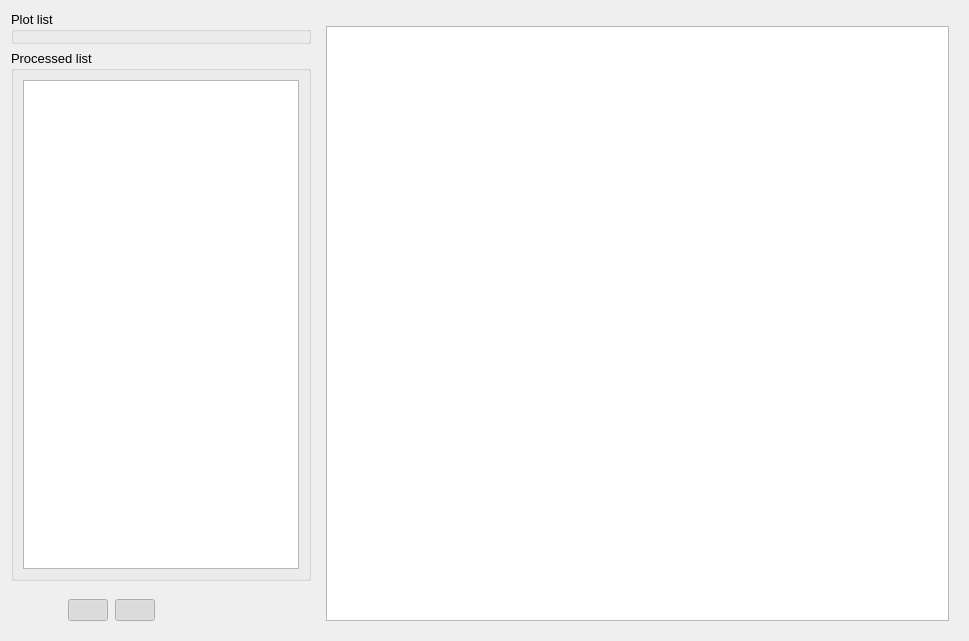
<?xml version="1.0" encoding="UTF-8"?>
<ui version="4.0">
 <class>SpcWin</class>
 <widget class="QWidget" name="SpcWin">
  <property name="geometry">
   <rect>
    <x>0</x>
    <y>0</y>
    <width>969</width>
    <height>641</height>
   </rect>
  </property>
  <property name="minimumSize">
   <size>
    <width>0</width>
    <height>0</height>
   </size>
  </property>
  <property name="windowTitle">
   <string>Spc Window</string>
  </property>
  <property name="windowIcon">
   <iconset resource="logo.qrc">
    <normaloff>:/menuIcon/data/panda_1.png</normaloff>
    <normalon>:/menuIcon/data/panda_2.png</normalon>:/menuIcon/data/panda_1.png</iconset>
  </property>
  <layout class="QGridLayout" name="gridLayout_3">
   <item row="3" column="0">
    <widget class="QWidget" name="widget_2" native="true">
     <property name="sizePolicy">
      <sizepolicy hsizetype="Preferred" vsizetype="Maximum">
       <horstretch>0</horstretch>
       <verstretch>0</verstretch>
      </sizepolicy>
     </property>
     <property name="minimumSize">
      <size>
       <width>300</width>
       <height>0</height>
      </size>
     </property>
     <property name="maximumSize">
      <size>
       <width>300</width>
       <height>16777215</height>
      </size>
     </property>
     <layout class="QGridLayout" name="gridLayout">
      <property name="topMargin">
       <number>6</number>
      </property>
      <item row="0" column="1">
       <widget class="QPushButton" name="pushButton_All1">
        <property name="sizePolicy">
         <sizepolicy hsizetype="Maximum" vsizetype="Fixed">
          <horstretch>0</horstretch>
          <verstretch>0</verstretch>
         </sizepolicy>
        </property>
        <property name="toolTip">
         <string>Check/Uncheck all in plot list</string>
        </property>
        <property name="text">
         <string/>
        </property>
        <property name="icon">
         <iconset resource="logo.qrc">
          <normaloff>:/toolbar/data/All_1.png</normaloff>:/toolbar/data/All_1.png</iconset>
        </property>
        <property name="checkable">
         <bool>true</bool>
        </property>
        <property name="checked">
         <bool>true</bool>
        </property>
        <property name="flat">
         <bool>true</bool>
        </property>
       </widget>
      </item>
      <item row="0" column="5">
       <widget class="QPushButton" name="pushButton_yScale">
        <property name="sizePolicy">
         <sizepolicy hsizetype="Maximum" vsizetype="Fixed">
          <horstretch>0</horstretch>
          <verstretch>0</verstretch>
         </sizepolicy>
        </property>
        <property name="toolTip">
         <string>Auto-scale y</string>
        </property>
        <property name="text">
         <string/>
        </property>
        <property name="icon">
         <iconset resource="logo.qrc">
          <normaloff>:/toolbar/data/up_down.png</normaloff>:/toolbar/data/up_down.png</iconset>
        </property>
        <property name="iconSize">
         <size>
          <width>24</width>
          <height>24</height>
         </size>
        </property>
        <property name="flat">
         <bool>true</bool>
        </property>
       </widget>
      </item>
      <item row="0" column="0">
       <widget class="QPushButton" name="pushButton_Saveas">
        <property name="sizePolicy">
         <sizepolicy hsizetype="Maximum" vsizetype="Fixed">
          <horstretch>0</horstretch>
          <verstretch>0</verstretch>
         </sizepolicy>
        </property>
        <property name="toolTip">
         <string>Batch save as processed list</string>
        </property>
        <property name="text">
         <string/>
        </property>
        <property name="icon">
         <iconset resource="logo.qrc">
          <normaloff>:/toolbar/data/saveas.png</normaloff>:/toolbar/data/saveas.png</iconset>
        </property>
        <property name="flat">
         <bool>true</bool>
        </property>
       </widget>
      </item>
      <item row="0" column="4">
       <widget class="QPushButton" name="pushButton_xScale">
        <property name="sizePolicy">
         <sizepolicy hsizetype="Maximum" vsizetype="Fixed">
          <horstretch>0</horstretch>
          <verstretch>0</verstretch>
         </sizepolicy>
        </property>
        <property name="toolTip">
         <string>Auto-scale x</string>
        </property>
        <property name="text">
         <string/>
        </property>
        <property name="icon">
         <iconset resource="logo.qrc">
          <normaloff>:/toolbar/data/left_right.png</normaloff>:/toolbar/data/left_right.png</iconset>
        </property>
        <property name="iconSize">
         <size>
          <width>24</width>
          <height>24</height>
         </size>
        </property>
        <property name="flat">
         <bool>true</bool>
        </property>
       </widget>
      </item>
      <item row="0" column="2">
       <widget class="QPushButton" name="pushButton_All2">
        <property name="sizePolicy">
         <sizepolicy hsizetype="Maximum" vsizetype="Fixed">
          <horstretch>0</horstretch>
          <verstretch>0</verstretch>
         </sizepolicy>
        </property>
        <property name="toolTip">
         <string>Check/Uncheck all in processed list</string>
        </property>
        <property name="text">
         <string/>
        </property>
        <property name="icon">
         <iconset resource="logo.qrc">
          <normaloff>:/toolbar/data/All_2.png</normaloff>:/toolbar/data/All_2.png</iconset>
        </property>
        <property name="checkable">
         <bool>true</bool>
        </property>
        <property name="checked">
         <bool>true</bool>
        </property>
        <property name="flat">
         <bool>true</bool>
        </property>
       </widget>
      </item>
      <item row="0" column="3">
       <widget class="QPushButton" name="pushButton_Scanner">
        <property name="sizePolicy">
         <sizepolicy hsizetype="Maximum" vsizetype="Fixed">
          <horstretch>0</horstretch>
          <verstretch>0</verstretch>
         </sizepolicy>
        </property>
        <property name="toolTip">
         <string>Show/Hide scanner</string>
        </property>
        <property name="text">
         <string/>
        </property>
        <property name="icon">
         <iconset resource="logo.qrc">
          <normaloff>:/toolbar/data/scanner.png</normaloff>:/toolbar/data/scanner.png</iconset>
        </property>
        <property name="iconSize">
         <size>
          <width>24</width>
          <height>24</height>
         </size>
        </property>
        <property name="checkable">
         <bool>true</bool>
        </property>
        <property name="flat">
         <bool>true</bool>
        </property>
       </widget>
      </item>
     </layout>
    </widget>
   </item>
   <item row="0" column="0">
    <widget class="QGroupBox" name="groupBox">
     <property name="minimumSize">
      <size>
       <width>300</width>
       <height>0</height>
      </size>
     </property>
     <property name="maximumSize">
      <size>
       <width>300</width>
       <height>16777215</height>
      </size>
     </property>
     <property name="font">
      <font>
       <pointsize>10</pointsize>
      </font>
     </property>
     <property name="title">
      <string>Plot list</string>
     </property>
     <property name="checkable">
      <bool>false</bool>
     </property>
    </widget>
   </item>
   <item row="0" column="1" rowspan="4">
    <widget class="QWidget" name="widget" native="true">
     <layout class="QGridLayout" name="gridLayout_2">
      <item row="1" column="0">
       <widget class="QWidget" name="widget_plot" native="true">
        <widget class="QScrollBar" name="scrollBar_ptnum">
         <property name="geometry">
          <rect>
           <x>510</x>
           <y>10</y>
           <width>64</width>
           <height>21</height>
          </rect>
         </property>
         <property name="orientation">
          <enum>Qt::Horizontal</enum>
         </property>
        </widget>
        <widget class="QLabel" name="label_ptnum">
         <property name="geometry">
          <rect>
           <x>320</x>
           <y>10</y>
           <width>56</width>
           <height>21</height>
          </rect>
         </property>
         <property name="sizePolicy">
          <sizepolicy hsizetype="Maximum" vsizetype="Preferred">
           <horstretch>0</horstretch>
           <verstretch>0</verstretch>
          </sizepolicy>
         </property>
         <property name="font">
          <font>
           <pointsize>10</pointsize>
          </font>
         </property>
         <property name="layoutDirection">
          <enum>Qt::RightToLeft</enum>
         </property>
         <property name="text">
          <string>Point#:</string>
         </property>
        </widget>
        <widget class="QLabel" name="label_num">
         <property name="geometry">
          <rect>
           <x>350</x>
           <y>0</y>
           <width>161</width>
           <height>33</height>
          </rect>
         </property>
         <property name="sizePolicy">
          <sizepolicy hsizetype="Maximum" vsizetype="Preferred">
           <horstretch>0</horstretch>
           <verstretch>0</verstretch>
          </sizepolicy>
         </property>
         <property name="font">
          <font>
           <pointsize>10</pointsize>
          </font>
         </property>
         <property name="text">
          <string/>
         </property>
        </widget>
       </widget>
      </item>
      <item row="2" column="0">
       <widget class="GraphicsLayoutWidget" name="graphicsView">
        <property name="minimumSize">
         <size>
          <width>400</width>
          <height>400</height>
         </size>
        </property>
        <property name="maximumSize">
         <size>
          <width>99999</width>
          <height>99999</height>
         </size>
        </property>
       </widget>
      </item>
     </layout>
    </widget>
   </item>
   <item row="1" column="0">
    <widget class="QGroupBox" name="groupBox_2">
     <property name="sizePolicy">
      <sizepolicy hsizetype="Preferred" vsizetype="Preferred">
       <horstretch>0</horstretch>
       <verstretch>0</verstretch>
      </sizepolicy>
     </property>
     <property name="minimumSize">
      <size>
       <width>300</width>
       <height>0</height>
      </size>
     </property>
     <property name="maximumSize">
      <size>
       <width>300</width>
       <height>16777215</height>
      </size>
     </property>
     <property name="font">
      <font>
       <pointsize>10</pointsize>
      </font>
     </property>
     <property name="title">
      <string>Processed list</string>
     </property>
     <property name="checkable">
      <bool>false</bool>
     </property>
     <layout class="QGridLayout" name="gridLayout_4">
      <item row="1" column="0" colspan="2">
       <widget class="QListWidget" name="listWidget_Processed">
        <property name="sizePolicy">
         <sizepolicy hsizetype="Minimum" vsizetype="Expanding">
          <horstretch>0</horstretch>
          <verstretch>0</verstretch>
         </sizepolicy>
        </property>
        <property name="minimumSize">
         <size>
          <width>0</width>
          <height>0</height>
         </size>
        </property>
        <property name="maximumSize">
         <size>
          <width>300</width>
          <height>16777215</height>
         </size>
        </property>
        <property name="mouseTracking">
         <bool>true</bool>
        </property>
        <property name="acceptDrops">
         <bool>true</bool>
        </property>
        <property name="editTriggers">
         <set>QAbstractItemView::NoEditTriggers</set>
        </property>
        <property name="viewMode">
         <enum>QListView::ListMode</enum>
        </property>
       </widget>
      </item>
     </layout>
    </widget>
   </item>
  </layout>
 </widget>
 <customwidgets>
  <customwidget>
   <class>GraphicsLayoutWidget</class>
   <extends>QGraphicsView</extends>
   <header location="global">pyqtgraph</header>
  </customwidget>
 </customwidgets>
 <resources>
  <include location="logo.qrc"/>
 </resources>
 <connections/>
</ui>
